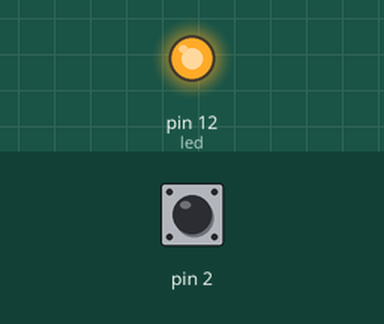
Recording of a sketch running on a simulated Arduino Uno, built with avr-gcc and run on an emulated ATmega328P. On the bench: output pins drawn as LEDs (lit = HIGH). The inputs (shaded band) are chosen by the test bench; at power-on: pin 2 HIGH. What the sketch prints to the serial monitor is not drawn.

Above: at 1.2 s.
1.3 s: pin 2 pulled LOW for 0.15 s
At 1.9 s:
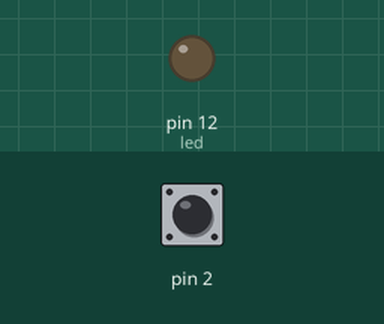
2.9 s: pin 2 pulled LOW for 1 s
At 4.1 s:
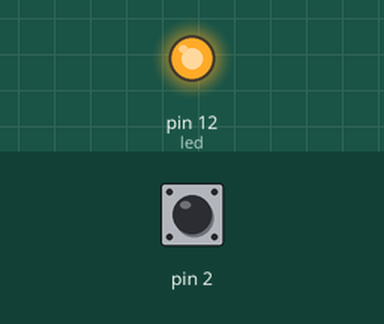
Timing chart, 0 to 5.9 s (numbered marks = the images above; inputs shaded):
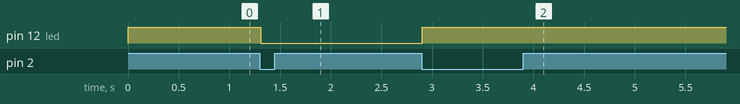

The sketch:

open_circuit_capactive_sensor.ino
```cpp
#include "CapacitiveSensor.h"

int led = 12;                                          //change '42' to any desired pin...long time = 0;
int state = HIGH;

boolean yes;
boolean previous = false;

int debounce = 200;

float last_time = 0;
float x;

CapacitiveSensor cs_4_2 = CapacitiveSensor(4,2);        // 10M resistor between pins 4 & 2, pin 2 is sensor pin, add a wire and or foil if desired// To add more sensors...//CapacitiveSensor   cs_4_6 = CapacitiveSensor(4,6);        // 10M resistor between pins 4 & 6, pin 6 is sensor pin, add a wire and or foil//CapacitiveSensor   cs_4_8 = CapacitiveSensor(4,8);        // 10M resistor between pins 4 & 8, pin 8 is sensor pin, add a wire and or foil
void setup()
{
   cs_4_2.set_CS_AutocaL_Millis(0xFFFFFFFF);  //Calibrate the sensor...
   pinMode(led, OUTPUT);
   Serial.begin(115200);
}

void loop()
{
    long total1 =  cs_4_2.capacitiveSensor(30);


    if (total1 > 60){yes = true;}
    else {yes = false;}

    // to toggle the state of state
    if(yes == true && previous  == false && millis() - last_time>debounce){

       if(state == LOW){
         state = HIGH;
       }
       else
         state = LOW;
         last_time = millis();

    }


      digitalWrite(led, state);
      previous = yes;
      //x = millis()-last_time;
      Serial.println("ON");
      delay(10);


}
```

Measured:
- after the input at 1.3 s, pin 12 (led): HIGH → LOW at once
- after the input at 2.9 s, pin 12 (led): LOW → HIGH at once
